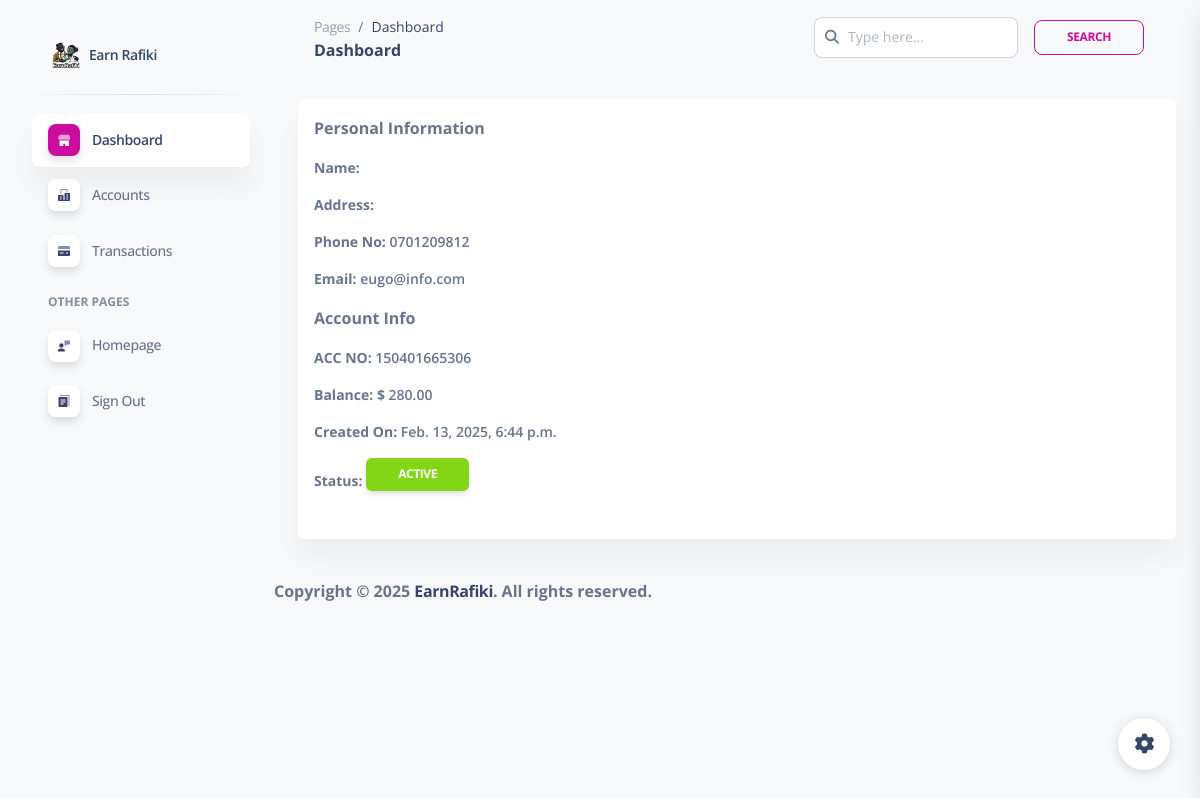
Page /my_profile (signed in) on the committed database.
### accounts/models.py (models this page shows, shortened)
class CustomUser(AbstractBaseUser, PermissionsMixin):
    ROLES = [
        ('User', 'user'),
        ('Staff', 'staff'),
        ('Admin', 'admin'),
    ]
    name = models.CharField(max_length=30, blank=False)
    phone_no = models.IntegerField(blank=True, null=True)
    email = models.EmailField(unique=True)
    date_joined = models.DateTimeField(default=timezone.now)
    last_login = models.DateTimeField(null=True, blank=True)
    is_active = models.BooleanField(default=True)
    is_staff = models.BooleanField(default=False)
    user_type = models.CharField(max_length=20, choices=ROLES, default='User')
    account_no = models.CharField(max_length=12, unique=True, editable=False)
    referral_code = models.CharField(max_length=12, unique=True, blank=True, null=True)
    password_reset_token = models.CharField(max_length=100, blank=True, null=True)
    password_reset_expiry = models.DateTimeField(blank=True, null=True)
    objects = CustomUserManager()
    USERNAME_FIELD = 'email'
    REQUIRED_FIELDS = ['name']

### core/models.py (models this page shows, shortened)
class Account(models.Model):
    STATUS = [
        ('Active', 'active'),
        ('Inactive', 'inactive'),
        ('Pending', 'pending'),
        ('On Hold', 'on hold'),
        ('Closed', 'closed'),
    ]
    user = models.OneToOneField(CustomUser, on_delete=models.CASCADE, related_name='account')
    balance = models.DecimalField(max_digits=12, decimal_places=2, default=0.00)
    status = models.CharField(max_length=50, choices=STATUS, default='pending')
    account_no = models.CharField(max_length=12, editable=False, unique=True)
    referred_by = models.ForeignKey(CustomUser, on_delete=models.SET_NULL, null=True, blank=True, related_name='referred_users')
    referral_reward_received = models.BooleanField(default=False)  # To track if the referrer has already been rewarded
    activation_paid = models.BooleanField(default=False)  # Track if the activation fee is paid

### core/decorators.py (the view)
    def _wrapped_view(request, *args, **kwargs):
        if request.user.is_authenticated and request.user.account.status.lower() == 'pending' and not request.user.account.activation_paid:
            return redirect(reverse('user_home'))
        return view_func(request, *args, **kwargs)

### core/views.py (called while the page is built)
@activation_fee_required
@login_required
def my_profile(request):
    acc_no = request.user.account_no
    acc_info = Account.objects.get(user=request.user)
    user_info = CustomUser.objects.get(account_no=acc_no)
    return render(request, 'users/my_profile.html', {'acc_info': acc_info, 'user_info': user_info})

### core/templates/users/my_profile.html
{% extends '../user_home.html' %}
{% block content %}
<div class="container py-4">
    <div class="card p-3 rounded">
        <p> <strong>Personal Information</strong></p>
        <p class="text-sm font-weight-bold"> <strong>Name:</strong> {{user_info.get_full_name}}</p>
        <p class="text-sm font-weight-bold"> <strong>Address:</strong> {{user_info.address}}</p>
        <p class="text-sm font-weight-bold"> <strong>Phone No: </strong>0{{user_info.phone_no}}</p>
        <p class="text-sm font-weight-bold"> <strong>Email:</strong> {{user_info.email}}</p>
        <p> <strong>Account Info</strong></p>
        <p class="text-sm font-weight-bold"> <strong>ACC NO:</strong> {{acc_info.account_no}}</p>
        <p class="text-sm font-weight-bold"> <strong>Balance: $</strong> {{acc_info.balance}}</p>
        <p class="text-sm font-weight-bold"> <strong>Created On:</strong> {{user_info.date_joined}}</p>
        <p class="text-sm font-weight-bold"> <strong>Status:
            {% if user_info.is_active %}
            <button class="btn btn-sm btn-success rounded">Active</button>
            {% else %}
            <button class="btn btn-sm btn-outline-danger rounded">Not Active</button>
            {% endif %}
        </p>
    </div>
</div>
{% endblock %}

### rows in the picture
CustomUser: phone_no "701209812", email "eugo@info.com", date_joined "Feb. 13, 2025, 6:44 p.m."
Account: account_no "150401665306", balance "280.00"
